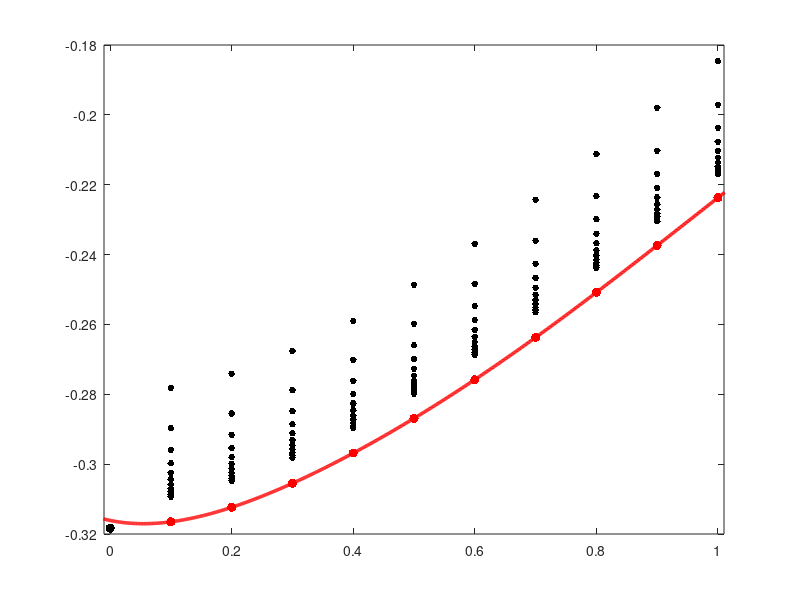

The MATLAB source for this figure: (Note: this script raises an error after producing the figure.)
clc
clearvars
D=importdata("GrundzustandV2_m0_y_N_E0.dat");

NumN=11;
NumY=10;
D2=zeros(NumN+1,NumY);
indices=[1:1:NumN];

for i=[1:NumY]
    D2(indices,i)=D(indices+(i-1)*NumN,3);
end

deg=6;
deg2=6;

for j=[1:NumY]
    p=polyfit(1./(2+2*indices),D2(indices,j),deg);
    D2(NumN+1,j)=p(deg+1);
end

p=polyfit(0.1*[1:10], D2(12,:), deg2)
x=linspace(-0.1, 1.1, 1000);

plot(0.1*[1:10], D2(NumN+1, :), ".r", 'MarkerSize', 20)

hold on
plot(x, polyval(p,x), "-r", "LineWidth", 2.5)

for k=[1:NumN]
    plot(0.1*[1:10], D2(k, :), ".k", 'MarkerSize', 15)
end

a=[0];
b=[-1/3.141592];
plot(a, b, ".k", 'MarkerSize', 20)
hold off

xlim([-0.01, 1.01])

ax=gca;
ax.FontSize=30;
ax.LineWidth=2.5;
xlabel('$y$', 'Interpreter','latex')
ylabel('$\omega_0/2Nx$', 'Interpreter','latex')
daspect([8 1 1])

yticks([-0.3 -0.275 -0.25 -0.225 -0.2 -0.175 -0.15 -0.125 -0.1])
yticklabels(["-0.3" "" "" "" "-0.2" "" "" "" "-0.1"])
